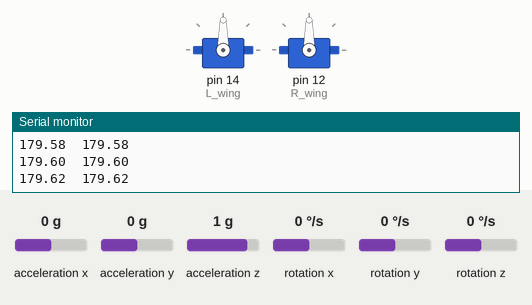
Simulated run of this sketch. Board: Arduino Uno, built with avr-gcc and run on an emulated ATmega328P. Shown: 2 × servo, the last lines printed to the serial monitor. Inputs (shaded band) come from the test bench; at power-on: acceleration x 0 g, acceleration y 0 g, acceleration z 1 g, rotation x 0 °/s, rotation y 0 °/s, rotation z 0 °/s.

Above: at 2.2 s.
2.3 s: acceleration x set to -0.2 g
At 3.2 s:
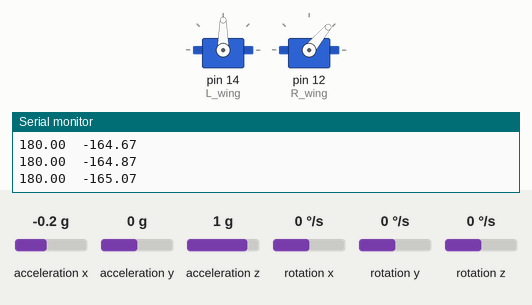
3.9 s: acceleration x set to 0 g
At 5.2 s:
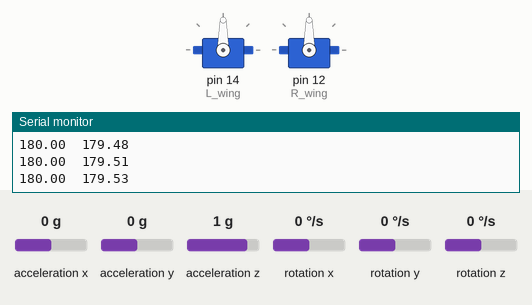
5.5 s: acceleration y set to 0.2 g
At 6.7 s:
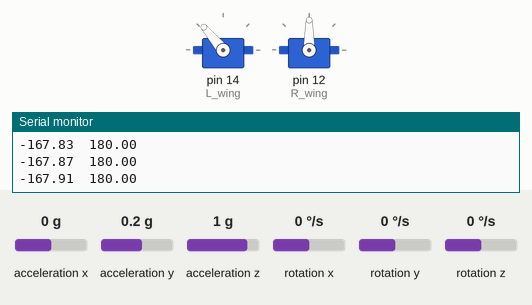
7.1 s: acceleration x set to -1.4 g
At 8.0 s:
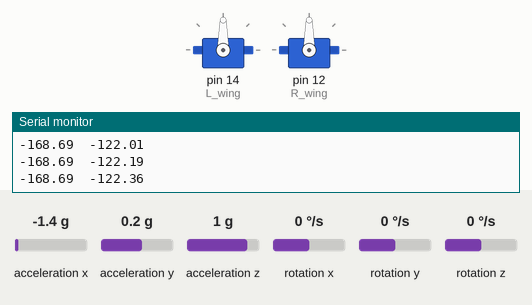
Timing chart, 0 to 10.1 s (numbered marks = the images above; inputs shaded):
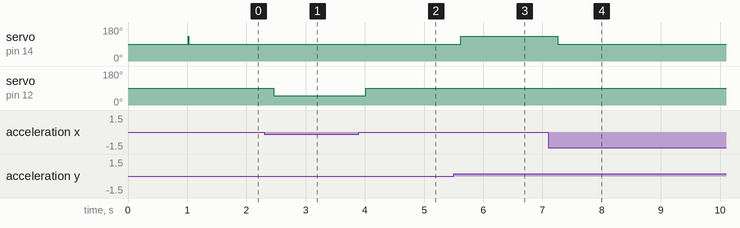

Measured:
- the behaviour switches between 0 and -0.1 g on acceleration x (found by bisection; images 0 and 1)
- the behaviour switches between 0 and 0.1 g on acceleration y (found by bisection; images 2 and 3)
- after the input at 2.3 s, servo on pin 12 (R_wing): 90° → 50° after 0.16 s
- after the input at 3.9 s, servo on pin 12 (R_wing): 50° → 90° after 0.12 s
- after the input at 5.5 s, servo on pin 14 (L_wing): 90° → 130° after 0.12 s
- after the input at 7.1 s, servo on pin 14 (L_wing): 130° → 90° after 0.16 s

The sketch:

phoenix_mpu.ino
```cpp
#include "I2Cdev.h"
#include "MPU6050.h"
#include "Wire.h"
#include <Servo.h>

Servo L_wing;
Servo R_wing;

MPU6050 accelgyro;
#define OUTPUT_READABLE_ACCELGYRO
#define BT 0

int16_t modeCount = 0;
int16_t ax, ay, az;
int16_t gx, gy, gz;
unsigned long sum_x, sum_y;

int16_t ax_diff = -4040;
int16_t ay_diff = 25;
int16_t gx_diff = 15;
int16_t gy_diff = 15;
int16_t gz_diff = -3;

float p_angle, r_angle, rollAcc, pitchAcc, gyroXrate;
float P_CompCoeff = 0.95;

unsigned long time_prev = 0;
unsigned long previousMode1 = 0;
unsigned long previousMode2 = 0;
unsigned long previousMode3 = 0;


void readMPU();
void wing_swing();
void mode1();
void mode2();
void mode3();
void mode4();

void setup() {
  Wire.begin();
  Serial.begin(115200);

  accelgyro.initialize();
  pinMode(BT, INPUT);
  L_wing.attach(14);
  R_wing.attach(12);
  delay(1000);
}

void loop() {
  readMPU();
//  mode1();
//  mode2();
//  mode3();
  mode4();

  //  if(digitalRead(BT) == 0 )  {
  //    delay(200);
  //    modeCount++;
  //  }
  //
  //  if(modeCount == 1)  mode1();
  //  if(modeCount == 2)  mode2();
  //  if(modeCount == 3)  mode3();
  //  if(modeCount == 4)  modeCount = 0;

  // moveing wing
  //  L_wing.write(90); //wing left center
  //  R_wing.write(90); //wing right center
  //  L_wing.write(130); //forward
  //  R_wing.write(50); //forward
  //  L_wing.write(50); //backward
  //  R_wing.write(130); //backward
  //
  //  while (p_angle <= -20 && p_angle >= -40 ) {
  //    readMPU();
  //    L_wing.write(50);
  //    delay(100);
  //    L_wing.write(130);
  //    delay(100);
  //  }

  //  while (p_angle < -20 || p_angle > -40 ) {
  //    readMPU();
  //    L_wing.write(180);
  //    R_wing.write(50);
  //    delay(10);
  //    L_wing.write(50);
  //    R_wing.write(130);
  //    delay(200);
  //  }

  //  while (p_angle > 20 && p_angle < 30 ) {
  //    readMPU();
  //    L_wing.write(130);
  //    R_wing.write(50);
  //    delay(200);
  //    L_wing.write(50);
  //    R_wing.write(130);
  //    delay(200);
  //  }
  //  while (r_angle > 100 && r_angle < 110) {
  //    readMPU();
  //    L_wing.write(130);
  //    R_wing.write(90);
  //    delay(200);
  //    L_wing.write(50);
  //    R_wing.write(90);
  //    delay(200);
  //  }
  //  while (r_angle > 40 && r_angle < 50) {
  //    readMPU();
  //    L_wing.write(90);
  //    R_wing.write(50);
  //    delay(200);
  //    L_wing.write(90);
  //    R_wing.write(130);
  //    delay(200);
  //  }
}

void readMPU()  {
  unsigned long time_now = millis();
  if (time_now - time_prev >= 10)
  {
    time_prev = time_now;
    accelgyro.getMotion6(&ax, &ay, &az, &gx, &gy, &gz);

    // EX. set zero point
    //    rawAccx_X -= ax_diff;
    //    rawAccx_Y -= ay_diff;
    //    rawGyrox_X -= gx_diff;
    //    rawGyrox_Y -= gy_diff;
    //    rawGyrox_Z -= gz_diff;

    //    ax -= ax_diff;
    //    ay -= ay_diff;
    //
    //    gx -= gx_diff;
    //    gy -= gy_diff;
    //    gz -= gz_diff;

    //
    //    ax = sum_x/100;
    //    ay = sum_y/100;

    //    p_angle += (((float)gz / 16.4f)) * (-0.01f);
    //    p_angle += ((gz / 16.4f)) * (-0.01f);
    //    Serial.printf("Read IMU %d %d %d\n", ax, ay, gz);


    /*  default set mpu
        p_angle += ((gz / 16.4f)) * (0.01f);    // gz จุดที่เปลี่ยนตามแกนหมุน
        //(float)22/7; //RAD_TO_DEG แปลงเรเดียนเป็นองศา
        float pitchAcc = atan2(-ay, -ax) * RAD_TO_DEG; // atan2(1, 2)  1 คือจุดหมุน, 2 คือจุดตาม
        p_angle = P_CompCoeff * p_angle + (1.0f - P_CompCoeff) * pitchAcc;

        r_angle += ((-gy / 16.4f)) * (0.01f);
        float rollAcc = atan2(az, -ax) * RAD_TO_DEG;
        r_angle = P_CompCoeff * r_angle + (1.0f - P_CompCoeff) * rollAcc;
    */

    p_angle += ((gy / 16.4f)) * (0.01f);
    float pitchAcc = atan2(-ay, -az) * RAD_TO_DEG;
    p_angle = P_CompCoeff * p_angle + (1.0f - P_CompCoeff) * pitchAcc;

    r_angle += ((gx / 16.4f)) * (0.01f);
    float rollAcc = atan2(ax, -az) * RAD_TO_DEG;
    r_angle = P_CompCoeff * r_angle + (1.0f - P_CompCoeff) * rollAcc;

    Serial.print(p_angle);
    Serial.print("\t");
    Serial.println(r_angle);

  }
}

void mode1()  {
  unsigned long timenow = millis();
  readMPU();

  if (p_angle <= -7 && p_angle >= -40)  {
    if (timenow - previousMode1 <= 500) {
      L_wing.write(150);
      delay(250);
      L_wing.write(90);
      delay(250);
      L_wing.write(150);
      delay(250);
      L_wing.write(90);
      delay(250);
    }
    if (timenow - previousMode1 >= 3000) {
      previousMode1 = timenow;
    }
  } else {
    previousMode1 = timenow;
  }
}

void mode2()  {
  unsigned long timenow = millis();
  readMPU();

  if (p_angle <= 0 && p_angle >= -15)  {
    if (timenow - previousMode2 >= 250) {
      L_wing.write(50);
      R_wing.write(130);
    }
    if (timenow - previousMode2 >= 500) {
      L_wing.write(90);
      R_wing.write(90);
      previousMode2 = timenow;
    }
  }  else {
    previousMode2 = timenow;
  }
}

void mode3()  {
  unsigned long timenow = millis();
  readMPU();

  if (p_angle <= -31 && p_angle >= -40)  {
    if (timenow - previousMode3 >= 500) {
      L_wing.write(150);
    }
    if (timenow - previousMode3 >= 1000) {
      L_wing.write(90);
      previousMode3 = timenow;
    }
  }  else {
    previousMode3 = timenow;
  }
}

void mode4()  {
  readMPU();

  if (r_angle <= -10 && p_angle >= -20)  {
    R_wing.write(50);
  } else {
    R_wing.write(90);
  }
  if (r_angle >= 10 && p_angle <= 20)  {
    L_wing.write(130);
  } else {
    L_wing.write(90);
  }
}
```
